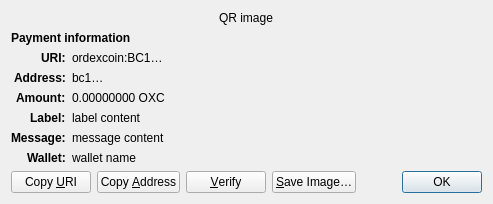
<?xml version="1.0" encoding="UTF-8"?>
<ui version="4.0">
 <class>ReceiveRequestDialog</class>
 <widget class="QDialog" name="ReceiveRequestDialog">
  <property name="geometry">
   <rect>
    <x>0</x>
    <y>0</y>
    <width>413</width>
    <height>229</height>
   </rect>
  </property>
  <property name="windowTitle">
   <string>Request payment to …</string>
  </property>
  <layout class="QGridLayout" name="gridLayout" columnstretch="0,1">
   <property name="sizeConstraint">
    <enum>QLayout::SetFixedSize</enum>
   </property>
   <item row="0" column="0" colspan="2" alignment="Qt::AlignHCenter">
    <widget class="QRImageWidget" name="qr_code">
     <property name="text">
      <string notr="true">QR image</string>
     </property>
     <property name="textInteractionFlags">
      <set>Qt::NoTextInteraction</set>
     </property>
    </widget>
   </item>
   <item row="1" column="0" colspan="2">
    <widget class="QLabel" name="payment_header">
     <property name="font">
      <font>
       <weight>75</weight>
       <bold>true</bold>
      </font>
     </property>
     <property name="text">
      <string>Payment information</string>
     </property>
     <property name="textInteractionFlags">
      <set>Qt::NoTextInteraction</set>
     </property>
    </widget>
   </item>
   <item row="2" column="0" alignment="Qt::AlignRight|Qt::AlignTop">
    <widget class="QLabel" name="uri_tag">
     <property name="font">
      <font>
       <weight>75</weight>
       <bold>true</bold>
      </font>
     </property>
     <property name="text">
      <string notr="true">URI:</string>
     </property>
     <property name="textFormat">
      <enum>Qt::PlainText</enum>
     </property>
     <property name="textInteractionFlags">
      <set>Qt::NoTextInteraction</set>
     </property>
    </widget>
   </item>
   <item row="2" column="1" alignment="Qt::AlignTop">
    <widget class="QLabel" name="uri_content">
     <property name="text">
      <string notr="true">ordexcoin:BC1…</string>
     </property>
     <property name="textFormat">
      <enum>Qt::RichText</enum>
     </property>
     <property name="wordWrap">
      <bool>true</bool>
     </property>
     <property name="textInteractionFlags">
      <set>Qt::TextSelectableByMouse</set>
     </property>
    </widget>
   </item>
   <item row="3" column="0" alignment="Qt::AlignRight|Qt::AlignTop">
    <widget class="QLabel" name="address_tag">
     <property name="font">
      <font>
       <weight>75</weight>
       <bold>true</bold>
      </font>
     </property>
     <property name="text">
      <string>Address:</string>
     </property>
     <property name="textInteractionFlags">
      <set>Qt::NoTextInteraction</set>
     </property>
    </widget>
   </item>
   <item row="3" column="1" alignment="Qt::AlignTop">
    <widget class="QLabel" name="address_content">
     <property name="text">
      <string notr="true">bc1…</string>
     </property>
     <property name="textFormat">
      <enum>Qt::PlainText</enum>
     </property>
     <property name="textInteractionFlags">
      <set>Qt::TextSelectableByMouse</set>
     </property>
    </widget>
   </item>
   <item row="4" column="0" alignment="Qt::AlignRight|Qt::AlignTop">
    <widget class="QLabel" name="amount_tag">
     <property name="font">
      <font>
       <weight>75</weight>
       <bold>true</bold>
      </font>
     </property>
     <property name="text">
      <string>Amount:</string>
     </property>
     <property name="textInteractionFlags">
      <set>Qt::NoTextInteraction</set>
     </property>
    </widget>
   </item>
   <item row="4" column="1" alignment="Qt::AlignTop">
    <widget class="QLabel" name="amount_content">
     <property name="text">
      <string notr="true">0.00000000 OXC</string>
     </property>
     <property name="textFormat">
      <enum>Qt::PlainText</enum>
     </property>
     <property name="textInteractionFlags">
      <set>Qt::TextSelectableByMouse</set>
     </property>
    </widget>
   </item>
   <item row="5" column="0" alignment="Qt::AlignRight|Qt::AlignTop">
    <widget class="QLabel" name="label_tag">
     <property name="font">
      <font>
       <weight>75</weight>
       <bold>true</bold>
      </font>
     </property>
     <property name="text">
      <string>Label:</string>
     </property>
     <property name="textInteractionFlags">
      <set>Qt::NoTextInteraction</set>
     </property>
    </widget>
   </item>
   <item row="5" column="1" alignment="Qt::AlignTop">
    <widget class="QLabel" name="label_content">
     <property name="text">
      <string notr="true">label content</string>
     </property>
     <property name="textFormat">
      <enum>Qt::PlainText</enum>
     </property>
     <property name="wordWrap">
      <bool>true</bool>
     </property>
     <property name="textInteractionFlags">
      <set>Qt::TextSelectableByMouse</set>
     </property>
    </widget>
   </item>
   <item row="6" column="0" alignment="Qt::AlignRight|Qt::AlignTop">
    <widget class="QLabel" name="message_tag">
     <property name="font">
      <font>
       <weight>75</weight>
       <bold>true</bold>
      </font>
     </property>
     <property name="text">
      <string>Message:</string>
     </property>
     <property name="textInteractionFlags">
      <set>Qt::NoTextInteraction</set>
     </property>
    </widget>
   </item>
   <item row="6" column="1" alignment="Qt::AlignTop">
    <widget class="QLabel" name="message_content">
     <property name="text">
      <string notr="true">message content</string>
     </property>
     <property name="textFormat">
      <enum>Qt::PlainText</enum>
     </property>
     <property name="wordWrap">
      <bool>true</bool>
     </property>
     <property name="textInteractionFlags">
      <set>Qt::TextSelectableByMouse</set>
     </property>
    </widget>
   </item>
   <item row="7" column="0" alignment="Qt::AlignRight|Qt::AlignTop">
    <widget class="QLabel" name="wallet_tag">
     <property name="font">
      <font>
       <weight>75</weight>
       <bold>true</bold>
      </font>
     </property>
     <property name="text">
      <string>Wallet:</string>
     </property>
     <property name="textInteractionFlags">
      <set>Qt::NoTextInteraction</set>
     </property>
    </widget>
   </item>
   <item row="7" column="1" alignment="Qt::AlignTop">
    <widget class="QLabel" name="wallet_content">
     <property name="text">
      <string notr="true">wallet name</string>
     </property>
     <property name="textFormat">
      <enum>Qt::PlainText</enum>
     </property>
     <property name="wordWrap">
      <bool>true</bool>
     </property>
     <property name="textInteractionFlags">
      <set>Qt::TextSelectableByMouse</set>
     </property>
    </widget>
   </item>
   <item row="8" column="0" colspan="2">
    <layout class="QHBoxLayout" name="horizontalLayout">
     <item>
      <widget class="QPushButton" name="btnCopyURI">
       <property name="text">
        <string>Copy &amp;URI</string>
       </property>
       <property name="autoDefault">
        <bool>false</bool>
       </property>
      </widget>
     </item>
     <item>
      <widget class="QPushButton" name="btnCopyAddress">
       <property name="text">
        <string>Copy &amp;Address</string>
       </property>
       <property name="autoDefault">
        <bool>false</bool>
       </property>
      </widget>
     </item>
     <item>
      <widget class="QPushButton" name="btnVerify">
       <property name="text">
        <string>&amp;Verify</string>
       </property>
       <property name="toolTip">
        <string>Verify this address on e.g. a hardware wallet screen</string>
       </property>
       <property name="autoDefault">
        <bool>false</bool>
       </property>
      </widget>
     </item>
     <item>
      <widget class="QPushButton" name="btnSaveAs">
       <property name="text">
        <string>&amp;Save Image…</string>
       </property>
       <property name="autoDefault">
        <bool>false</bool>
       </property>
      </widget>
     </item>
     <item>
      <spacer name="horizontalSpacer_2">
       <property name="orientation">
        <enum>Qt::Horizontal</enum>
       </property>
       <property name="sizeHint" stdset="0">
        <size>
         <width>40</width>
         <height>20</height>
        </size>
       </property>
      </spacer>
     </item>
     <item>
      <widget class="QDialogButtonBox" name="buttonBox">
       <property name="focusPolicy">
        <enum>Qt::StrongFocus</enum>
       </property>
       <property name="standardButtons">
        <set>QDialogButtonBox::Ok</set>
       </property>
      </widget>
     </item>
    </layout>
   </item>
  </layout>
 </widget>
 <customwidgets>
  <customwidget>
   <class>QRImageWidget</class>
   <extends>QLabel</extends>
   <header>qt/qrimagewidget.h</header>
  </customwidget>
 </customwidgets>
 <tabstops>
  <tabstop>buttonBox</tabstop>
  <tabstop>btnCopyURI</tabstop>
  <tabstop>btnCopyAddress</tabstop>
  <tabstop>btnSaveAs</tabstop>
 </tabstops>
 <resources/>
 <connections>
  <connection>
   <sender>buttonBox</sender>
   <signal>accepted()</signal>
   <receiver>ReceiveRequestDialog</receiver>
   <slot>accept()</slot>
   <hints>
    <hint type="sourcelabel">
     <x>135</x>
     <y>230</y>
    </hint>
    <hint type="destinationlabel">
     <x>135</x>
     <y>126</y>
    </hint>
   </hints>
  </connection>
 </connections>
</ui>
